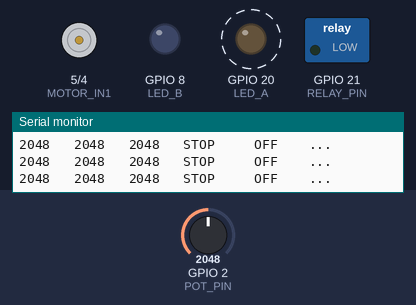
Bench run of a sketch on a simulated Seeed XIAO ESP32-C3. Shown: motor-driver pin pairs drawn as motors (green arrow = first pin HIGH = forward, orange = second pin HIGH = backward, longer = more drive), switched loads named in the sketch (green lamp = pin HIGH), output pins drawn as LEDs (lit = HIGH), the last lines printed to the serial monitor. Dashed ring = blinking. The test bench sets the inputs (shaded band); at power-on: GPIO 2 (POT_PIN) = 2048.

Above: at 1.27 s.
1.3 s: GPIO 2 (POT_PIN) set to 53
4.3 s: GPIO 2 (POT_PIN) set to 45
At 4.8 s:
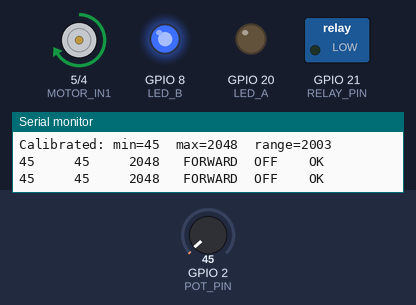
At 5.8 s:
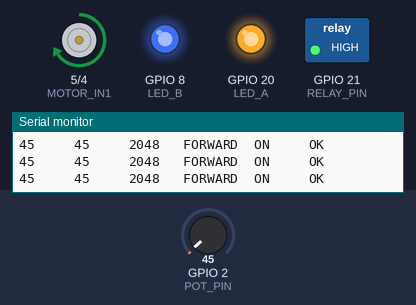
6.5 s: GPIO 2 (POT_PIN) set to 1989
8.5 s: GPIO 2 (POT_PIN) set to 2073
At 9.7 s:
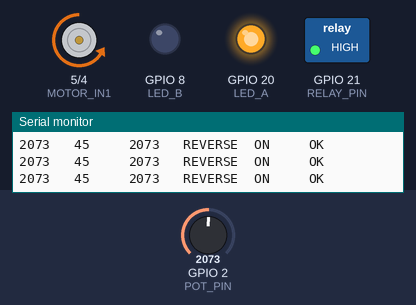
Timing chart, 0 to 11.5 s (numbered marks = the images above; inputs shaded):
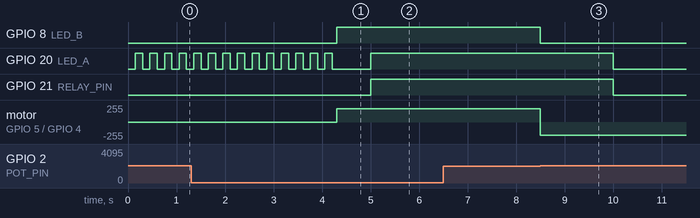

Measured:
- the behaviour switches between 49 and 48 on GPIO 2 (POT_PIN) (found by bisection; images 0 and 1)
- the behaviour switches between 2017 and 2018 on GPIO 2 (POT_PIN) (found by bisection; images 2 and 3)
- after the input at 4.3 s, GPIO 8 (LED_B): LOW → HIGH at once; motor on GPIO 5 (MOTOR_IN1) / GPIO 4 (MOTOR_IN2): stopped → forward 199/255 at once
- after the input at 8.5 s, GPIO 8 (LED_B): HIGH → LOW at once; motor on GPIO 5 (MOTOR_IN1) / GPIO 4 (MOTOR_IN2): forward 199/255 → backward 199/255 at once

The sketch:

NeonFade_Test.ino
```cpp
// ── NeonFade_Test ─────────────────────────────────────────────────────────
//  Target : Seeed XIAO ESP32-C3
//  Board  : Neon Fader BRD mkIII v367
//
//  Hardware bring-up firmware. Behaviour:
//    - Relay (D6) toggles every 1 s from boot — no calibration required.
//    - LED_A (D7) fast-blinks during pot-sweep calibration window.
//    - On boot, manually sweep the motorpot end-to-end within 15 s. If no
//      sweep is detected the firmware falls back to CALIB_DEFAULT_MIN/MAX.
//    - Once calibrated, motor oscillates between min/max via L293DD.
//    - LED_A mirrors relay (1 Hz); LED_B mirrors motor direction.
//    - Serial @ 115200 prints a column report every 250 ms.
//
//  Implementation lives in the sibling .ino tabs:
//    motor.ino · pot.ino · relay.ino · leds.ino · report.ino
//
//  See TEST_INSTRUCTIONS.txt for the test-point checklist.
// ──────────────────────────────────────────────────────────────────────────

#include "config.h"

void setup() {
  Serial.begin(BAUD_RATE);
  // Brief grace period for the USB-CDC link to enumerate before first prints.
  unsigned long t0 = millis();
  while (!Serial && (millis() - t0) < 1500) { /* wait */ }

  Serial.println();
  Serial.println("=== NeonFade Test Firmware ===");
  Serial.println("Sweep pot full range to calibrate (15 s timeout).");

  initLeds();    // LEDs first so calibration blinker is live immediately
  initPot();     // starts the 15 s calibration window
  initMotor();   // PWM attached, outputs at 0 until calib completes
  initRelay();   // 1 Hz toggle begins on first updateRelay() call
}

void loop() {
  updatePot();     // tracks min/max, latches calibration
  updateRelay();   // 1 Hz toggle, independent of calibration
  updateMotor();   // oscillates between calibrated endpoints once ready
  updateLeds();    // calibration blink / relay mirror / direction indicator
  reportSerial();  // status columns every 250 ms
}
```

leds.ino
```cpp
// ── LEDs ──────────────────────────────────────────────────────────────────
// LED_A (D7) — blinks fast during calibration, then mirrors relay.
// LED_B (D8) — solid ON when motor FORWARD, OFF when REVERSE/STOPPED.

static unsigned long _lastBlink  = 0;
static bool          _blinkState = false;

void initLeds() {
  pinMode(LED_A, OUTPUT);
  pinMode(LED_B, OUTPUT);
  digitalWrite(LED_A, LOW);
  digitalWrite(LED_B, LOW);
}

void updateLeds() {
  if (!calibDone()) {
    // Fast blink on A — "waiting for sweep".
    if (millis() - _lastBlink >= 150) {
      _blinkState = !_blinkState;
      digitalWrite(LED_A, _blinkState);
      _lastBlink = millis();
    }
    digitalWrite(LED_B, LOW);
  } else {
    digitalWrite(LED_A, getRelayState());            // mirrors relay 1 Hz
    digitalWrite(LED_B, getMotorDir() == FORWARD);   // motor direction
  }
}
```

motor.ino
```cpp
// ── Motor ─────────────────────────────────────────────────────────────────
// LEDC PWM on IN1/IN2 driving the L293DD H-bridge.
// Oscillates between calibrated min/max once calibration is done.
// Direction matches Motor.cpp in production: FORWARD = IN1 high, IN2 low.

// MotorDir enum is in config.h
static MotorDir _motorDir = STOPPED;

void initMotor() {
  ledcAttach(MOTOR_IN1, PWM_FREQ, PWM_BITS);
  ledcAttach(MOTOR_IN2, PWM_FREQ, PWM_BITS);
  ledcWrite(MOTOR_IN1, 0);
  ledcWrite(MOTOR_IN2, 0);
}

static void _driveForward() {
  ledcWrite(MOTOR_IN1, MOTOR_SPEED);
  ledcWrite(MOTOR_IN2, 0);
  _motorDir = FORWARD;
}

static void _driveReverse() {
  ledcWrite(MOTOR_IN1, 0);
  ledcWrite(MOTOR_IN2, MOTOR_SPEED);
  _motorDir = REVERSE;
}

static void _motorStop() {
  ledcWrite(MOTOR_IN1, 0);
  ledcWrite(MOTOR_IN2, 0);
  _motorDir = STOPPED;
}

// Oscillate between calibrated limits using pot feedback. Called every loop.
void updateMotor() {
  if (!calibDone()) { _motorStop(); return; }

  // Kick off oscillation after calibration completes.
  static bool started = false;
  if (!started) { _driveForward(); started = true; }

  int pos   = analogRead(POT_PIN);
  int error = (_motorDir == FORWARD)
              ? getPotMax() - pos
              : pos - getPotMin();

  if (error <= MOTOR_DEADBAND) {
    // Reached end — flip direction.
    (_motorDir == FORWARD) ? _driveReverse() : _driveForward();
  }
}

MotorDir getMotorDir() { return _motorDir; }
```

pot.ino
```cpp
// ── Pot calibration ───────────────────────────────────────────────────────
// Tracks ADC range. Fires when range >= CALIB_THRESHOLD or CALIB_TIMEOUT_MS.
// Falls back to CALIB_DEFAULT_MIN/MAX on timeout without a sweep.

static int           _potMin    = 4095;
static int           _potMax    = 0;
static bool          _calibDone = false;
static unsigned long _calibStart;

void initPot() {
  pinMode(POT_PIN, INPUT);
  _calibStart = millis();
}

void updatePot() {
  int v = analogRead(POT_PIN);
  if (v < _potMin) _potMin = v;
  if (v > _potMax) _potMax = v;

  if (_calibDone) return;

  bool swept   = (_potMax - _potMin) >= CALIB_THRESHOLD;
  bool timeout = (millis() - _calibStart) >= CALIB_TIMEOUT_MS;

  if (swept || timeout) {
    if (!swept) {
      _potMin = CALIB_DEFAULT_MIN;
      _potMax = CALIB_DEFAULT_MAX;
      Serial.println("Calib timeout — using defaults.");
    }
    _calibDone = true;
    Serial.printf("Calibrated: min=%d  max=%d  range=%d\n",
                  _potMin, _potMax, _potMax - _potMin);
  }
}

bool calibDone() { return _calibDone; }
int  getPotMin() { return _potMin; }
int  getPotMax() { return _potMax; }
```

relay.ino
```cpp
// ── Relay ─────────────────────────────────────────────────────────────────
// Toggles K1 every RELAY_INTERVAL_MS via MMBT3904 on RELAY_PIN (D6).
// TP 'R': ~5V relay OFF  ↔  ~0.1V relay ON.

static bool          _relayState = false;
static unsigned long _lastToggle = 0;

void initRelay() {
  pinMode(RELAY_PIN, OUTPUT);
  digitalWrite(RELAY_PIN, LOW);
}

void updateRelay() {
  if (millis() - _lastToggle < RELAY_INTERVAL_MS) return;
  _relayState = !_relayState;
  digitalWrite(RELAY_PIN, _relayState);
  _lastToggle = millis();
}

bool getRelayState() { return _relayState; }
```

report.ino
```cpp
// ── Serial report ─────────────────────────────────────────────────────────
// One status line every REPORT_INTERVAL_MS — columns map to test points.

static unsigned long _lastReport = 0;
static uint8_t       _lineCount  = 0;

void reportSerial() {
  if (millis() - _lastReport < REPORT_INTERVAL_MS) return;
  _lastReport = millis();

  if (_lineCount == 0)
    Serial.println("POT    MIN    MAX    MOTOR    RELAY  CALIB");
  if (++_lineCount >= 20) _lineCount = 0;

  const char* mot = (getMotorDir() == FORWARD)  ? "FORWARD" :
                    (getMotorDir() == REVERSE)  ? "REVERSE" : "STOP   ";

  Serial.printf("%-6d %-6d %-6d %-8s %-6s %s\n",
    analogRead(POT_PIN),
    getPotMin(), getPotMax(),
    mot,
    getRelayState() ? "ON" : "OFF",
    calibDone()     ? "OK" : "..."
  );
}
```

config.h
```cpp
#pragma once
#include <Arduino.h>

// ── Pins ──────────────────────────────────────────────────────────────────
const int MOTOR_IN1 = D3;
const int MOTOR_IN2 = D2;
const int RELAY_PIN = D6;
const int LED_A     = D7;   // matches production config
const int LED_B     = D8;
const int POT_PIN   = A0;

// ── Motor PWM ─────────────────────────────────────────────────────────────
const int PWM_FREQ        = 5000;  // Hz — matches production
const int PWM_BITS        = 8;     // duty 0-255
const int MOTOR_SPEED     = 200;   // test speed, dial back if needed
const int MOTOR_DEADBAND  = 30;    // ADC counts — at target within this

// ── Pot calibration ───────────────────────────────────────────────────────
const int           CALIB_THRESHOLD  = 2000;  // min range for a valid sweep
const unsigned long CALIB_TIMEOUT_MS = 15000; // use defaults if not swept
const int           CALIB_DEFAULT_MIN = 150;
const int           CALIB_DEFAULT_MAX = 3900;

// ── Relay ─────────────────────────────────────────────────────────────────
const unsigned long RELAY_INTERVAL_MS = 5000; // toggle period

// ── Serial ────────────────────────────────────────────────────────────────
const unsigned long REPORT_INTERVAL_MS = 250;
const int           BAUD_RATE          = 115200;

// ── Motor direction — defined here so all tabs see it before motor.ino ────
enum MotorDir { STOPPED, FORWARD, REVERSE };
```
